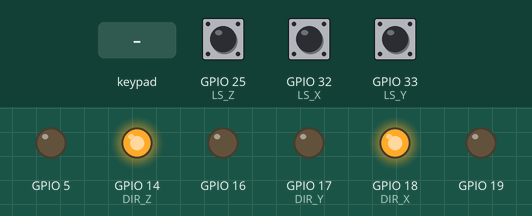
Recording of a sketch running on a simulated ESP32. On the bench: output pins drawn as LEDs (lit = HIGH). Inputs (shaded band) come from the test bench; at power-on: GPIO 25 (LS_Z) HIGH, GPIO 32 (LS_X) HIGH, GPIO 33 (LS_Y) HIGH. Nothing arrives over Bluetooth unless stated.

Above: at 1.2 s.
1.3 s: key 'U' pressed
At 1.55 s:
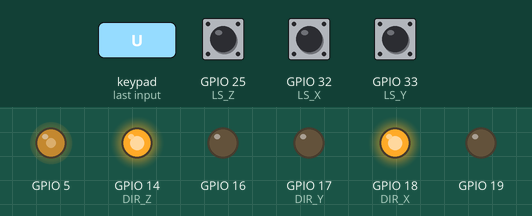
3.2 s: key 'D' pressed
At 4.3 s:
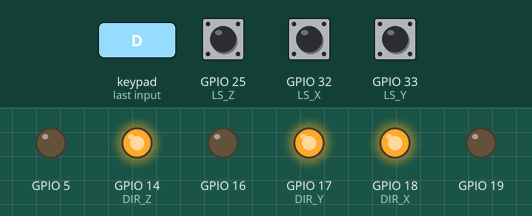
5.1 s: key 'L' pressed
At 5.8 s:
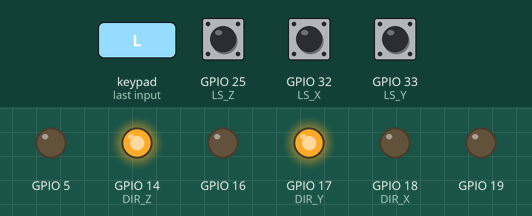
7.0 s: key 'R' pressed
At 7.34 s:
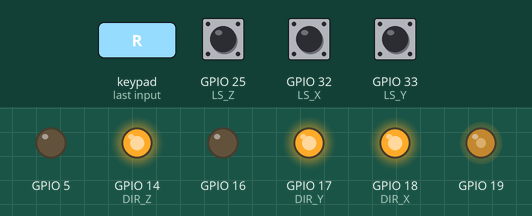
Timing chart, 0 to 10.0 s (numbered marks = the images above; inputs shaded):
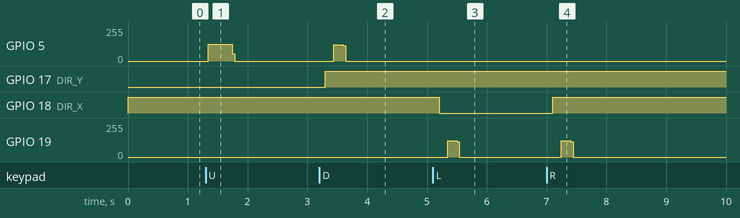

Measured:
- after the input at 1.3 s, GPIO 5: 0/255 → 124/255 at once, → 0/255 0.40 s later
- after the input at 3.2 s, GPIO 5: 0/255 → 122/255 after 0.24 s, → 0/255 0.16 s later; GPIO 17 (DIR_Y): LOW → HIGH after 0.10 s
- after the input at 5.1 s, GPIO 18 (DIR_X): HIGH → LOW after 0.10 s; GPIO 19: 0/255 → 122/255 after 0.24 s, → 0/255 0.16 s later
- after the input at 7.0 s, GPIO 18 (DIR_X): LOW → HIGH after 0.10 s; GPIO 19: 0/255 → 122/255 after 0.24 s, → 0/255 0.16 s later

The sketch:

test_limit_switch.ino
```cpp
#include <Ps3Controller.h>

//---------DEFINITIONS-----------

// SERIAL
#define SERIAL 115200
// BT
#define MAC "90:34:fc:0f:69:75"
// LIMIT SWITCH
#define LS_X 32
#define LS_Y 33
#define LS_Z 25
// STEPPER X
#define STEP_X 19
#define DIR_X 18
#define PLUS_X 1
#define MINUS_X 0
#define X_PER_STEP 1.8  //°
// STEPPER Y
#define STEP_Y 5
#define DIR_Y 17
#define PLUS_Y 0
#define MINUS_Y 1
#define Y_PER_STEP 0.2826 //mm
// STEPPER Z
#define STEP_Z 16
#define DIR_Z 14
#define PLUS_Z 1
#define MINUS_Z 0
#define Z_PER_STEP 0.015 //mm
// STEPPER
#define T_INIT 2000  //ms
#define T_STEP 1000  //us
#define T_DIR 200  //ms
#define STEP_PER_REV 200
float STATE[3];
// Limit Switch variables
bool limit_x_plus_active = false;
bool limit_x_minus_active = false;
bool limit_y_plus_active = false;
bool limit_y_minus_active = false;
bool limit_z_plus_active = false;
bool limit_z_minus_active = false;


//---------SETUP-----------
void setup() {
  Serial.begin(SERIAL);
  // cnc shield
  for (int pin : {STEP_X, DIR_X, STEP_Y, DIR_Y, STEP_Z, DIR_Z}){
    pinMode(pin, OUTPUT);
    digitalWrite(pin, LOW);
  }
  digitalWrite(DIR_X, PLUS_X);
  digitalWrite(DIR_Y, PLUS_Y);
  digitalWrite(DIR_Z, PLUS_Z);
  // limit switch
  pinMode(LS_X, INPUT_PULLUP);
  attachInterrupt(digitalPinToInterrupt(LS_X), ISR_LimitSwitchX, CHANGE);
  pinMode(LS_Y, INPUT_PULLUP);
  attachInterrupt(digitalPinToInterrupt(LS_Y), ISR_LimitSwitchY, CHANGE);
  pinMode(LS_Z, INPUT_PULLUP);
  attachInterrupt(digitalPinToInterrupt(LS_Z), ISR_LimitSwitchZ, CHANGE);
  // bt
  Ps3.attach(notify);
  Ps3.begin(MAC);
}


//---------LOOP-----------
void loop() {
  // Rotate while pressing
   if ( Ps3.data.button.left )
    step_pulse(STEP_X);
  else if ( Ps3.data.button.right )
    step_pulse(STEP_X);
  else if ( Ps3.data.button.down )
    step_pulse(STEP_Y);
  else if ( Ps3.data.button.up )
    step_pulse(STEP_Y);
  else if ( Ps3.data.button.l2 )
    step_pulse(STEP_Z);
  else if ( Ps3.data.button.r2 )
    step_pulse(STEP_Z);

}


//---------FUNCTIONS-----------
// STEPPER
void step_pulse(int step_pin){
  // Checkeo si me puedo mover
  if (!check_limit(step_pin)) {
    Serial.println("Movimiento bloqueado por limit switch");
    return;
  }

  if ( step_pin == STEP_X )
    STATE[0] += (DIR_X == PLUS_X) ? X_PER_STEP : -X_PER_STEP;
  else if ( step_pin == STEP_Y )
    STATE[1] += (DIR_Y == PLUS_Y) ? Y_PER_STEP : -Y_PER_STEP;
  else if ( step_pin == STEP_Z )
    STATE[2] += (DIR_Z == PLUS_Z) ? Z_PER_STEP : -Z_PER_STEP;
  digitalWrite(step_pin, HIGH);
  delayMicroseconds(T_STEP/2);
  digitalWrite(step_pin, LOW);
  delayMicroseconds(T_STEP/2);
}
void change_dir(int dir_pin, bool dir_val){
  if ( digitalRead(dir_pin) != dir_val){
    delay(T_DIR/2);
    digitalWrite(dir_pin, dir_val);
    delay(T_DIR/2);
  }
}
// BT
void notify(){
  // Change dir only when pressing opposite
  if ( Ps3.event.button_down.up )
    change_dir(DIR_Y, PLUS_Y);
  else if ( Ps3.event.button_down.right )
    change_dir(DIR_X, PLUS_X);
  else if ( Ps3.event.button_down.down )
    change_dir(DIR_Y, MINUS_Y);
  else if ( Ps3.event.button_down.left )
    change_dir(DIR_X, MINUS_X);
  else if ( Ps3.event.button_down.l2 )
    change_dir(DIR_Z, MINUS_Z);
  else if ( Ps3.event.button_down.r2 )
    change_dir(DIR_Z, PLUS_Z);
  // Change dir and move 1 step only when pressing
  else if ( Ps3.event.button_down.circle ){
    change_dir(DIR_X, MINUS_X);
    step_pulse(STEP_X);
  }
  else if ( Ps3.event.button_down.square ){
    change_dir(DIR_X, PLUS_X);
    step_pulse(STEP_X);
  }
  else if ( Ps3.event.button_down.cross ){
    change_dir(DIR_Y, MINUS_Y);
    step_pulse(STEP_Y);
  }
  else if ( Ps3.event.button_down.triangle ){
    change_dir(DIR_Y, PLUS_Y);
    step_pulse(STEP_Y);
  }
  else if ( Ps3.event.button_down.l1 ){
    change_dir(DIR_Z, MINUS_Z);
    step_pulse(STEP_Z);
  }
  else if ( Ps3.event.button_down.r1 ){
    change_dir(DIR_Z, PLUS_Z);
    step_pulse(STEP_Z);
  }

}
// LIMIT SWITCH
void ISR_LimitSwitchX(){
  bool dir = digitalRead(DIR_X);
  if (digitalRead(LS_X) == LOW){
    if (dir == PLUS_X) {
      limit_x_plus_active = true;
      Serial.println("LIMIT SWITCH X+ ACTIVADO");
    } else {
      limit_x_minus_active = true;
      Serial.println("LIMIT SWITCH X- ACTIVADO");
    }
  } else {
    limit_x_plus_active = false;
    limit_x_minus_active = false;
    Serial.println("LIMIT SWITCH X DESACTIVADO");
  }
}

void ISR_LimitSwitchY(){
  bool dir = digitalRead(DIR_Y);
  if (digitalRead(LS_Y) == LOW){
    if (dir == PLUS_Y) {
      limit_y_plus_active = true;
      Serial.println("LIMIT SWITCH Y+ ACTIVADO");
    } else {
      limit_y_minus_active = true;
      Serial.println("LIMIT SWITCH Y- ACTIVADO");
    }
  } else {
    limit_y_plus_active = false;
    limit_y_minus_active = false;
    Serial.println("LIMIT SWITCH Y DESACTIVADO");
  }
}


void ISR_LimitSwitchZ(){
  bool dir = digitalRead(DIR_Z);
  if (digitalRead(LS_Z) == LOW){
    if (dir == PLUS_Z) {
      limit_z_plus_active = true;
      Serial.println("LIMIT SWITCH Z+ ACTIVADO");
    } else {
      limit_z_minus_active = true;
      Serial.println("LIMIT SWITCH Z- ACTIVADO");
    }
  } else {
    limit_z_plus_active = false;
    limit_z_minus_active = false;
    Serial.println("LIMIT SWITCH Z DESACTIVADO");
  }
}


bool check_limit(int step_pin) {
  if (step_pin == STEP_X) {
    if ( (digitalRead(DIR_X) == PLUS_X) && limit_x_plus_active ) {
      Serial.println("Bloqueado: X en dirección +");
      return false;
    }
    if ( (digitalRead(DIR_X) == MINUS_X) && limit_x_minus_active ) {
      Serial.println("Bloqueado: X en dirección -");
      return false;
    }
  }

  else if (step_pin == STEP_Y) {
    if ( (digitalRead(DIR_Y) == PLUS_Y) && limit_y_plus_active ) {
      Serial.println("Bloqueado: Y en dirección +");
      return false;
    }
    if ( (digitalRead(DIR_Y) == MINUS_Y) && limit_y_minus_active ) {
      Serial.println("Bloqueado: Y en dirección -");
      return false;
    }
  }

  else if (step_pin == STEP_Z) {
    if ( (digitalRead(DIR_Z) == PLUS_Z) && limit_z_plus_active ) {
      Serial.println("Bloqueado: Z en dirección +");
      return false;
    }
    if ( (digitalRead(DIR_Z) == MINUS_Z) && limit_z_minus_active ) {
      Serial.println("Bloqueado: Z en dirección -");
      return false;
    }
  }

  return true;
}
```
